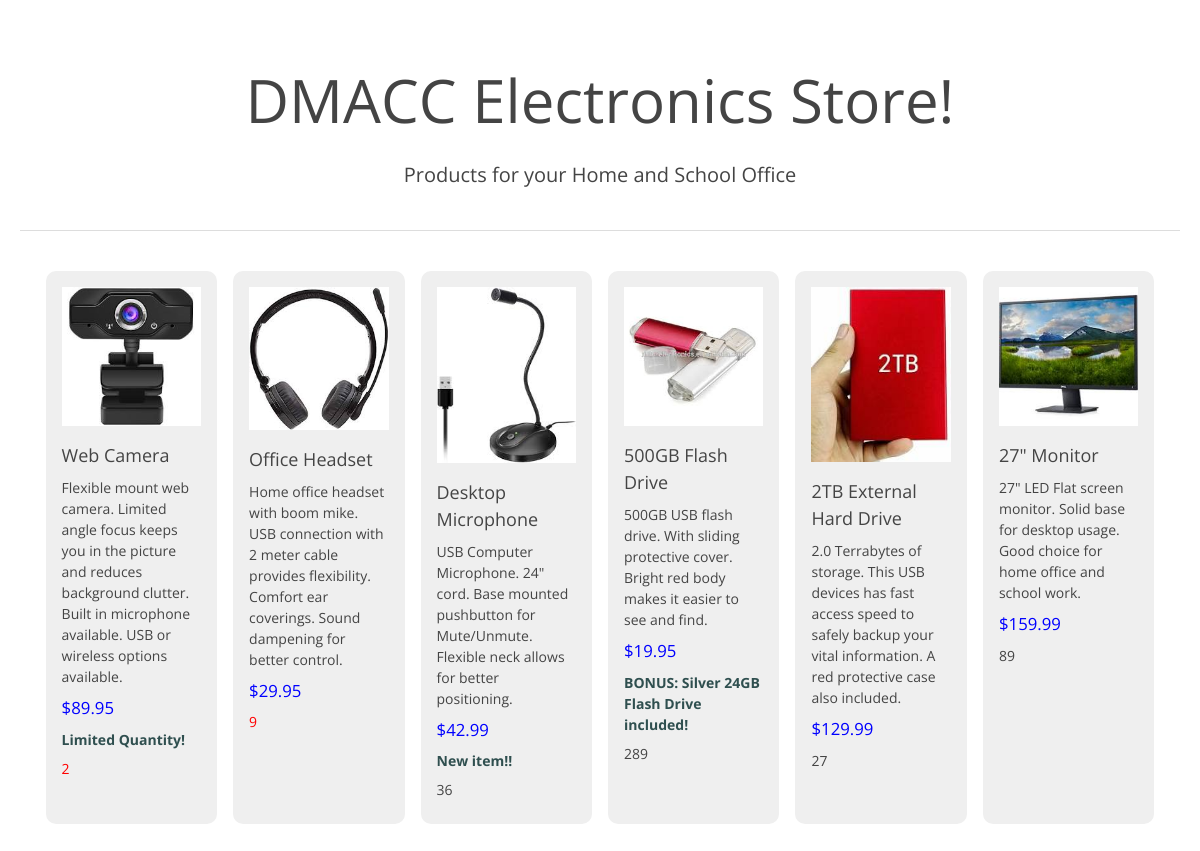
The app's page /formatted-products/retail-products.php with its own data.
### tables this page shows
CREATE TABLE `wdv341_products` (
  `product_id` int(11) NOT NULL,
  `product_name` varchar(250) NOT NULL,
  `product_description` varchar(500) NOT NULL,
  `product_price` decimal(10,2) NOT NULL,
  `product_image` varchar(250) NOT NULL,
  `product_inStock` int(11) NOT NULL,
  `product_status` varchar(250) NOT NULL,
  `product_update_date` date NOT NULL
);

### formatted-products/retail-products.php (the view, shortened to what this page needs)
<?php
    require '../dbConnect.php';
    $sql = "SELECT product_name,product_description,product_price,product_status,product_inStock, product_image FROM wdv341_products ORDER BY product_name DESC";
    $stmt = $conn->prepare($sql);
    $stmt->execute();
    $stmt->setFetchMode(PDO::FETCH_ASSOC);
?>
<!doctype html>
<html>
<head>
</head>
<body>
    <header>
        <h1>DMACC Electronics Store!</h1>
        <p>Products for your Home and School Office</p>
    </header>
    <section>
        <?php
            while ( $row = $stmt->fetch() ) {
        ?>
                <div class="productBlock">
                    <div class="productImage">
                        <image src="productImages/<?php echo $row['product_image'];?>">
                    </div>
                    <p class="productName"><?php echo $row['product_name'];?></p>
                    <p class="productDesc"><?php echo $row['product_description'];?></p>
                    <p class="productPrice">$<?php echo $row['product_price'];?></p>
                    <?php
                        if ( $row['product_status'] != "" ) {
                    ?>
                        <p class="productStatus">
                            <?php echo $row['product_status'];
                        ?>
                        </p>
                    <?php
                        }
                    ?>
                    <p class="productInventory <?php
                        if($row['product_inStock'] <= 10) {
                            echo "lowInventory";
                        }
                        ?>"><?php echo $row['product_inStock'];?></p>
                </div>
        <?php
            }
        ?>
    </section>
</body>
</html>

### formatted-products/retail-products.php (style rules this page uses)
*,:after,:before { -moz-box-sizing:border-box;-webkit-box-sizing:border-box;box-sizing:border-box }
body { font:normal 15px/25px 'Open Sans',Arial,Helvetica,sans-serif;color:#444;text-align:left }
h1,h2,h3 { font-weight:400 }
h1 { font:normal 40px/120px 'Open Sans',Arial,Helvetica,sans-serif;text-align:center;color:#444;margin:0 }
p { margin:0 0 2rem }
header { width:98%;margin:40px auto 0;border-bottom:1px solid #ddd;padding-bottom:40px;text-align:center }
header p { margin:0 }
section { width:95%;max-width:910px;margin:40px auto }
@media only screen and (min-width:768px) { body { font-size:20px;line-height:30px } }
@media only screen and (min-width:768px) { p { margin-bottom:2rem } }
@media only screen and (min-width:768px) { h1 { font-size:60px } }
section { display: flex; justify-content: space-between; max-width: 1200px; }
.productBlock { width:calc(100% / 6);display:inline-block;margin:0 .5rem;border:none;padding:1rem;background:#efefef;border-radius:10px;font-size:.875rem;line-height:1.5 }
.productImage img { display:block;margin-left:auto;margin-right:auto;width:100%;height:auto }
.productName { font-size:large;margin:1rem 0 .5rem;text-align:left }
.productDesc { margin-left:10px;margin-right:10px;margin:0 }
.productPrice { font-size:larger;color:#00f;margin:.5rem 0;text-align:left }
.productStatus { font-weight:bolder;color:#2f4f4f;margin:.5rem 0;text-align:left }
.productInventory { margin:.5rem 0;text-align:left }
.lowInventory { color: red; }

### records on screen
wdv341_products: product_image (picture), product_name "Web Camera", product_description "Flexible mount web camera. Limited angle focus keeps you in the picture and reduces background clutter. Built in microphone available. USB or wireless options available.", product_price "89.95", product_status "Limited Quantity!", product_inStock "2"
wdv341_products: product_image (picture), product_name "Office Headset", product_description "Home office headset with boom mike. USB connection with 2 meter cable provides flexibility. Comfort ear coverings. Sound dampening for better control.", product_price "29.95", product_inStock "9"
wdv341_products: product_image (picture), product_name "Desktop Microphone", product_description "USB Computer Microphone. 24\" cord. Base mounted pushbutton for Mute/Unmute. Flexible neck allows for better positioning.", product_price "42.99", product_status "New item!!", product_inStock "36"
wdv341_products: product_image (picture), product_name "500GB Flash Drive", product_description "500GB USB flash drive. With sliding protective cover. Bright red body makes it easier to see and find.", product_price "19.95", product_status "BONUS: Silver 24GB Flash Drive included!", product_inStock "289"
wdv341_products: product_image (picture), product_name "2TB External Hard Drive", product_description "2.0 Terrabytes of storage. This USB devices has fast access speed to safely backup your vital information. A red protective case also included.", product_price "129.99", product_inStock "27"
wdv341_products: product_image (picture), product_name "27\" Monitor", product_description "27\" LED Flat screen monitor. Solid base for desktop usage. Good choice for home office and school work.", product_price "159.99", product_inStock "89"
